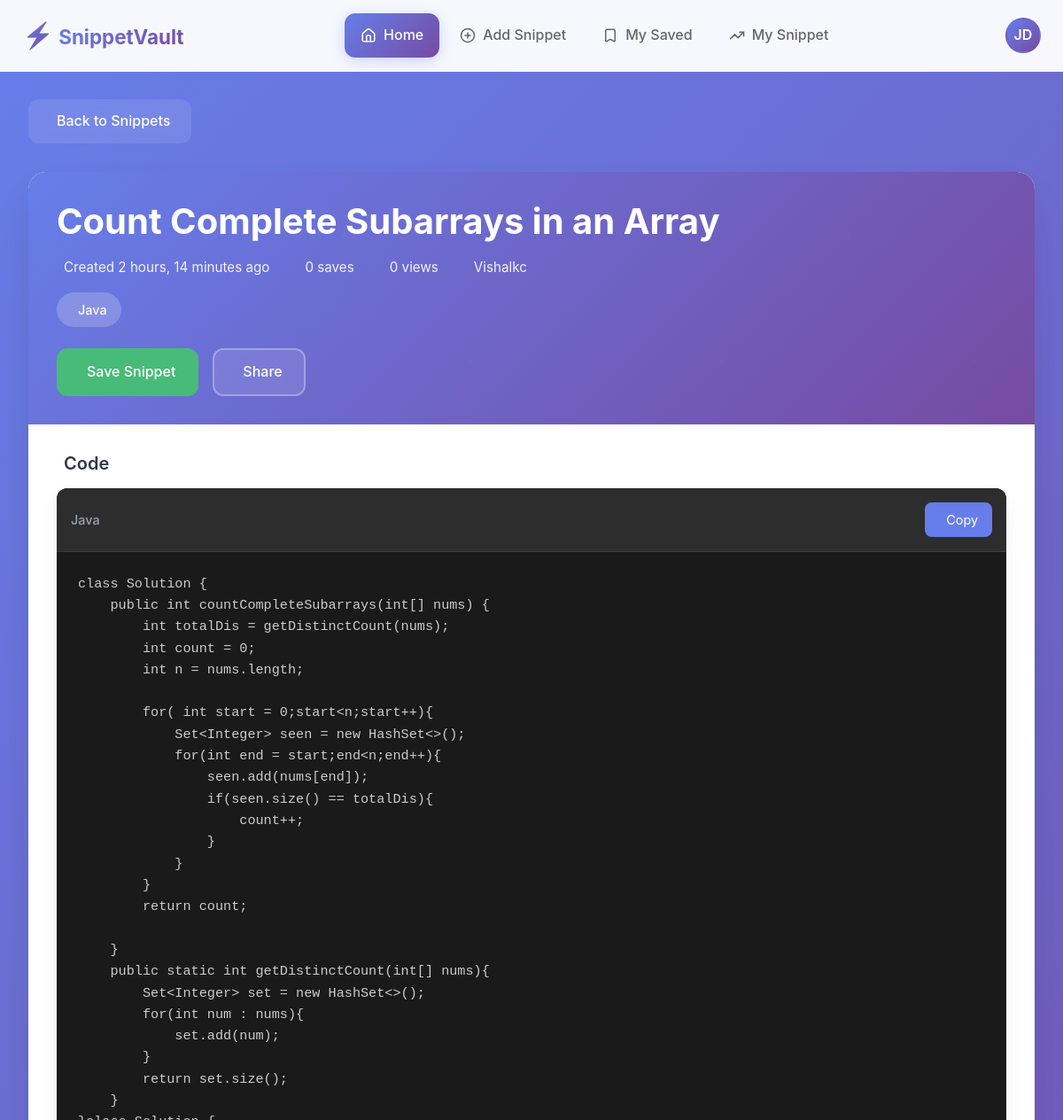
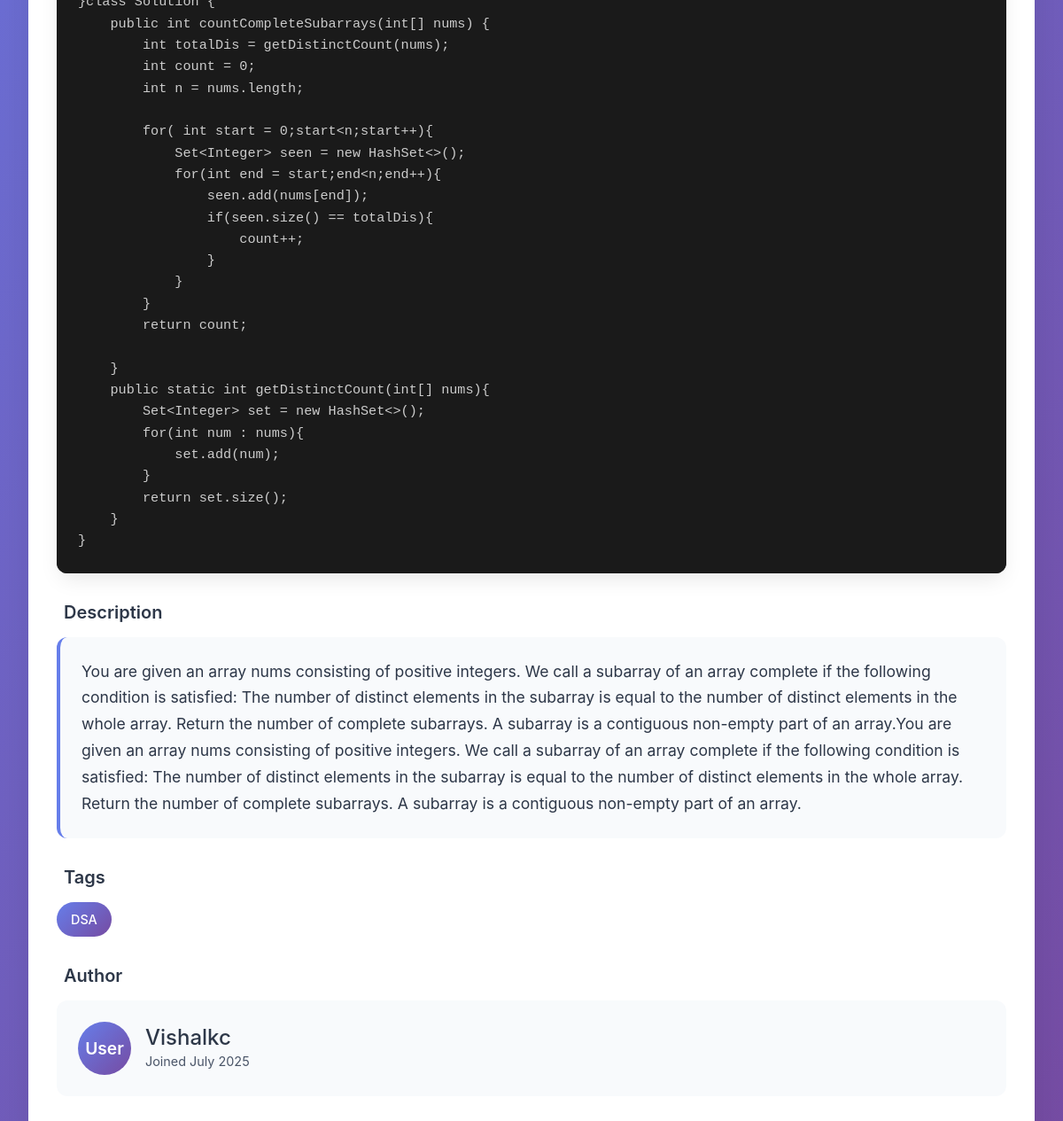
The page /snippet/1/ on the database its author committed (2 pictures, top to bottom).
### core/models.py (models this page shows, shortened)
class Snippet(models.Model):
    VISIBILITY_CHOICES = [
        ('public', 'Public'),
        ('private', 'Private'),
    ]
    title = models.CharField(max_length=200)
    code = models.TextField()  # Can store 1000+ lines easily
    description = models.TextField(blank=True, null=True)
    visibility = models.CharField(max_length=7, choices=VISIBILITY_CHOICES, default='public')
    created_at = models.DateTimeField(default=timezone.now)
    updated_at = models.DateTimeField(auto_now=True)
    language = models.ForeignKey(Language, on_delete=models.CASCADE)
    tags = models.ManyToManyField(Tag, blank=True)
    user = models.ForeignKey(User, on_delete=models.CASCADE)
    saved_by = models.ManyToManyField(User, related_name='saved_snippets', blank=True)

class Language(models.Model):
    name = models.CharField(max_length=50, unique=True)

class Tag(models.Model):
    name = models.CharField(max_length=30, unique=True)

### core/views.py (the view)
# urls.py: path('snippet/<int:id>/', views.snippet_detail, name='snippet_detail'),
def snippet_detail(request, id):
    snippet = get_object_or_404(Snippet, id=id)
    return render(request, 'pages/snippet_detail.html', {'snippet': snippet})

### templates/pages/snippet_detail.html (shortened to what this page needs)
{% load static %}
<!DOCTYPE html>
<html lang="en">
  <head>
    <link
      href="https://cdn.jsdelivr.net/npm/bootstrap@5.3.7/dist/css/bootstrap.min.css"
      rel="stylesheet"
    />
    <link
      href="https://cdnjs.cloudflare.com/ajax/libs/prism/1.29.0/themes/prism-tomorrow.min.css"
      rel="stylesheet"
    />
  </head>
  <body>
    {% include 'include/navbar.html' %}
    <div class="container">
      <a href="{% url 'home' %}" class="back-btn">
        Back to Snippets
      </a>
      <div class="snippet-detail">
        <div class="snippet-header">
          <h1 class="snippet-title">{{ snippet.title }}</h1>
          <div class="snippet-meta">
            <div class="meta-item">
              <span>Created {{ snippet.created_at|timesince }} ago</span>
            </div>
            <div class="meta-item">
              <span>{{ snippet.saves_count|default:"0" }} saves</span>
            </div>
            <div class="meta-item">
              <span>{{ snippet.views_count|default:"0" }} views</span>
            </div>
            <div class="meta-item">
              <span
                >{{snippet.user.get_full_name|default:snippet.user.username}}</span
              >
            </div>
          </div>
          <div class="language-badge">
            {{ snippet.language.name }}
          </div>
          <div class="snippet-actions">
            <button class="action-btn primary" onclick="toggleSave()">
              <span id="saveText">Save Snippet</span>
            </button>
            <button class="action-btn" onclick="shareSnippet()">
              Share
            </button>
          </div>
        </div>
        <div class="snippet-content">
          <div class="section">
            <h2 class="section-title">
              Code
            </h2>
            <div class="code-container">
              <div class="code-header">
                <span class="code-lang">{{ snippet.language.name }}</span>
                <button class="copy-btn" onclick="copyCode()">
                  Copy
                </button>
              </div>
              <pre
                class="code-block"
              ><code class="language-{{ snippet.language.name|lower }}" id="codeBlock">{{ snippet.code }}</code></pre>
            </div>
          </div>
          {% if snippet.description %}
          <div class="section">
            <h2 class="section-title">
              Description
            </h2>
            <div class="description">{{ snippet.description }}</div>
          </div>
          {% endif %} {% if snippet.tags.all %}
          <div class="section">
            <h2 class="section-title">
              Tags
            </h2>
            <div class="tags">
              {% for tag in snippet.tags.all %}
              <span class="tag">{{ tag.name }}</span>
              {% endfor %}
            </div>
          </div>
          {% endif %}
          <div class="section">
            <h2 class="section-title">
              Author
            </h2>
            <div class="author-card">
              <div class="author-avatar">
                User
              </div>
              <div class="author-info">
                <h4>
                  {{ snippet.user.get_full_name|default:snippet.user.username }}
                </h4>
                <p>Joined {{ snippet.user.date_joined|date:"F Y" }}</p>
              </div>
            </div>
          </div>
        </div>
      </div>
    </div>
  </body>
</html>

### templates/pages/snippet_detail.html (style rules this page uses)
:root { --primary-color: #667eea; --secondary-color: #764ba2; --accent-color: #f093fb; --text-primary: #2d3748; --text-secondary: #4a5568; --bg-light: #f8fafc; --border-color: #e2e8f0; --success-color: #48bb78; --warning-color: #ed8936; }
* { margin: 0; padding: 0; box-sizing: border-box; }
body { font-family: "Inter", -apple-system, BlinkMacSystemFont, "Segoe UI", Roboto, sans-serif; line-height: 1.6; color: var(--text-primary); background: linear-gradient(135deg, #667eea 0%, #764ba2 100%); min-height: 100vh; }
.container { max-width: 1200px; margin: 0 auto; padding: 2rem; }
.back-btn { display: inline-flex; align-items: center; gap: 0.5rem; color: white; text-decoration: none; font-weight: 500; margin-bottom: 2rem; padding: 0.75rem 1.5rem; background: rgba(255, 255, 255, 0.1); border-radius: 12px; backdrop-filter: blur(10px); transition: all 0.3s ease; }
.snippet-detail { background: white; border-radius: 20px; box-shadow: 0 25px 50px -12px rgba(0, 0, 0, 0.15); overflow: hidden; margin-bottom: 2rem; }
.snippet-header { background: linear-gradient(135deg, #667eea 0%, #764ba2 100%); padding: 2rem; color: white; position: relative; overflow: hidden; }
.snippet-header::before { content: ""; position: absolute; top: 0; left: 0; right: 0; bottom: 0; opacity: 0.1; }
.snippet-title { font-size: 2.5rem; font-weight: 700; margin-bottom: 1rem; position: relative; z-index: 2; }
.snippet-meta { display: flex; flex-wrap: wrap; gap: 2rem; margin-bottom: 1rem; position: relative; z-index: 2; }
.meta-item { display: flex; align-items: center; gap: 0.5rem; color: rgba(255, 255, 255, 0.9); font-size: 0.95rem; }
.language-badge { display: inline-flex; align-items: center; gap: 0.5rem; background: rgba(255, 255, 255, 0.2); padding: 0.5rem 1rem; border-radius: 20px; font-size: 0.9rem; font-weight: 500; backdrop-filter: blur(10px); }
.snippet-actions { display: flex; gap: 1rem; margin-top: 1.5rem; position: relative; z-index: 2; }
.action-btn { display: flex; align-items: center; gap: 0.5rem; padding: 0.75rem 1.5rem; border: 2px solid rgba(255, 255, 255, 0.3); background: rgba(255, 255, 255, 0.1); color: white; text-decoration: none; border-radius: 12px; font-weight: 500; transition: all 0.3s ease; backdrop-filter: blur(10px); }
.action-btn.primary { background: var(--success-color); border-color: var(--success-color); }
.snippet-content { padding: 2rem; }
.section { margin-bottom: 2rem; }
.section-title { font-size: 1.25rem; font-weight: 600; margin-bottom: 1rem; color: var(--text-primary); display: flex; align-items: center; gap: 0.5rem; }
.code-container { position: relative; background: #1a1a1a; border-radius: 12px; overflow: hidden; box-shadow: 0 10px 25px -5px rgba(0, 0, 0, 0.1); }
.code-header { background: #2d2d2d; padding: 1rem; display: flex; justify-content: space-between; align-items: center; border-bottom: 1px solid #3d3d3d; }
.code-lang { color: #9ca3af; font-size: 0.9rem; font-weight: 500; }
.copy-btn { background: var(--primary-color); color: white; border: none; padding: 0.5rem 1rem; border-radius: 8px; cursor: pointer; font-size: 0.9rem; display: flex; align-items: center; gap: 0.5rem; transition: all 0.3s ease; }
.code-block { background: #1a1a1a !important; margin: 0; padding: 1.5rem; font-size: 0.95rem; line-height: 1.6; overflow-x: auto; color: #e2e8f0; }
.description { background: var(--bg-light); padding: 1.5rem; border-radius: 12px; border-left: 4px solid var(--primary-color); font-size: 1.1rem; line-height: 1.7; }
.tags { display: flex; flex-wrap: wrap; gap: 0.5rem; }
.tag { background: linear-gradient( 135deg, var(--primary-color), var(--secondary-color) ); color: white; padding: 0.5rem 1rem; border-radius: 20px; font-size: 0.9rem; font-weight: 500; }
.author-card { background: var(--bg-light); padding: 1.5rem; border-radius: 12px; display: flex; align-items: center; gap: 1rem; }
.author-avatar { width: 60px; height: 60px; border-radius: 50%; background: linear-gradient( 135deg, var(--primary-color), var(--secondary-color) ); display: flex; align-items: center; justify-content: center; color: white; font-weight: 600; font-size: 1.2rem; }
.author-info h4 { margin: 0; color: var(--text-primary); }
.author-info p { margin: 0; color: var(--text-secondary); font-size: 0.9rem; }

### templates/include/navbar.html (style rules this page uses)
* { margin: 0; padding: 0; box-sizing: border-box; }

### rows shown on the page
Snippet: title "Count Complete Subarrays in an Array", created_at "2 hours, 14 minutes", user.get_full_name "Vishalkc", language.name "Java", code "class Solution { public int countCompleteSubarrays(int[] nums) { int totalDis = getDistinctCount(nums); int count = 0; int n = nums.length; for( int start = 0;start<n;start++){ Set<Integer> seen = new HashSet<>(); for(int end = start;end<n;end++){ seen.add(nums[end]); if(seen.size() == totalDis){ count++; } } } return count; } public static int getDistinctCount(int[] nums){ Set<Integer> set = new HashSet<>(); for(int num : nums){ set.add(num); } return set.size(); } }class Solution { public int countCompleteSubarrays(int[] nums) { int totalDis = getDistinctCount(nums); int count = 0; int n = nums.length; for( int start = 0;start<n;start++){ Set<Integer> seen = new HashSet<>(); for(int end =…", description "You are given an array nums consisting of positive integers. We call a subarray of an array complete if the following condition is satisfied: The number of distinct elements in the subarray is equal to the number of distinct elements in the whole array. Return the number of complete subarrays. A subarray is a contiguous non-empty part of an array.You are given an array nums consisting of positive integers. We call a subarray of an array complete if the following condition is satisfied: The number of distinct elements in the subarray is equal to the number of distinct elements in the whole array. Return the number of complete subarrays. A subarray is a contiguous non-empty part of an array.", user.date_joined "July 2025"
Tag: name "DSA"

### other values the page prints
{{ snippet.saves_count|default:"0" }} "0"
{{ snippet.views_count|default:"0" }} "0"
